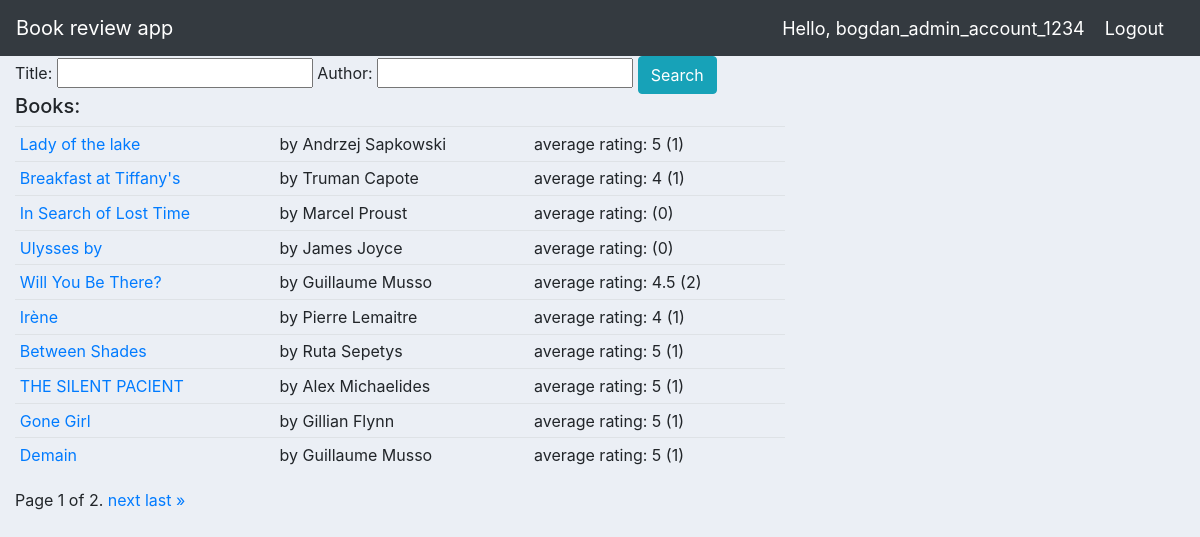
The app's page / (signed in) with its own data.
### reviews/models.py (models this page shows, shortened)
class Book(models.Model):
    name = models.CharField(max_length=200)
    image= models.ImageField(default='default.jpg', upload_to='profile_pics',null=True,blank=True)
    author = models.CharField(max_length=200)
    resume = models.TextField(null=True,blank=True)
    publication_year = models.DateTimeField()
    def average_rating(self):
        return self.review_set.aggregate(Avg('rating'))['rating__avg']
    def get_all_reviews(self):
        return self.review_set.count()
    def __str__(self):
        return self.name

### reviews/views.py (the view)
# urls.py: path('', BookList, name='book_list'),
def BookList(request):
    books = Book.objects.all()
    myFilter= MyModelFilter(request.GET,queryset=books)
    books=myFilter.qs
    paginator = Paginator(books, 10)
    page_number = request.GET.get('page')
    page_obj = paginator.get_page(page_number)
    context = {
        'books':page_obj,
        'myFilter':myFilter,
    }
    return render(request, 'reviews/book_list.html',context)

### reviews/templates/reviews/book_list.html (shortened to what this page needs)
{% extends 'reviews/main.html' %}
{% block content %}
<div class="row">
	<div class="col-md-8">
        <div >
                <form method="get">
                        {{myFilter.form}}
                <button class="btn btn-info" type="submit">Search</button>
                </form>
        </div>
        <h5>Books:</h5>
        <table class="table table-sm">
{% for book in books %}
<tr>
<td><a href="{% url 'book_detail' book.id %}">{{book}}</a> </td>
<td>by {{book.author}}</td>
<td>average rating: {{ book.average_rating | floatformat }}  ({{book.get_all_reviews}})</td>
</tr>
{% endfor %}
</table>
<div class="pagination">
        <span class="step-links">
            <span class="current">
                Page {{ books.number }} of {{ books.paginator.num_pages }}.
            </span>
            {% if books.has_next %}
                <a href="?page={{ books.next_page_number }}">next</a>
                <a href="?page={{ books.paginator.num_pages }}">last &raquo;</a>
            {% endif %}
        </span>
    </div>
</div>
{% endblock %}

### reviews/templates/reviews/navbar.html (shortened to what this page needs)
{% load static %}
<nav class="navbar navbar-expand-lg navbar-dark bg-dark">
    <a class="navbar-brand" href="#"> Book review app</a>
    <span class="hello-msg">Hello, {{request.user}}</span>
    <span ><a class="hello-msg" href="{% url 'logout' %}">Logout</a></span>
  </nav>

### static/css/main.css (style rules this page uses)
body { background-color: #ebeff5; }

### reviews/templates/reviews/navbar.html (style rules this page uses)
.hello-msg { font-size: 18px; color: #fff; margin-right: 20px; }

### records on screen
Book: name "Lady of the lake", author "Andrzej Sapkowski", average_rating "5", get_all_reviews "1"
Book: name "Breakfast at Tiffany's", author "Truman Capote", average_rating "4", get_all_reviews "1"
Book: name "In Search of Lost Time", author "Marcel Proust", get_all_reviews "0"
Book: name "Ulysses by", author "James Joyce", get_all_reviews "0"
Book: name "Will You Be There?", author "Guillaume Musso", average_rating "4.5", get_all_reviews "2"
Book: name "Irène", author "Pierre Lemaitre", average_rating "4", get_all_reviews "1"
Book: name "Between Shades", author "Ruta Sepetys", average_rating "5", get_all_reviews "1"
Book: name "THE SILENT PACIENT", author "Alex Michaelides", average_rating "5", get_all_reviews "1"
Book: name "Gone Girl", author "Gillian Flynn", average_rating "5", get_all_reviews "1"
Book: name "Demain", author "Guillaume Musso", average_rating "5", get_all_reviews "1"

### other values on screen
{{ request.user }} "bogdan_admin_account_1234"
{{ books.number }} "1"
{{ books.paginator.num_pages }} "2"
